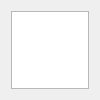
<?xml version="1.0" encoding="UTF-8"?>
<ui version="4.0">
 <class>ShowText</class>
 <widget class="QDialog" name="ShowText">
  <property name="geometry">
   <rect>
    <x>0</x>
    <y>0</y>
    <width>100</width>
    <height>100</height>
   </rect>
  </property>
  <property name="font">
   <font>
    <family>Sans Serif</family>
    <pointsize>10</pointsize>
   </font>
  </property>
  <property name="windowTitle">
   <string/>
  </property>
  <layout class="QGridLayout" name="gridLayout">
   <item row="0" column="0">
    <widget class="QPlainTextEdit" name="plainTextEdit">
     <property name="font">
      <font>
       <family>Sans Serif</family>
       <pointsize>10</pointsize>
      </font>
     </property>
     <property name="undoRedoEnabled">
      <bool>false</bool>
     </property>
     <property name="readOnly">
      <bool>true</bool>
     </property>
    </widget>
   </item>
  </layout>
 </widget>
 <resources/>
 <connections/>
</ui>
